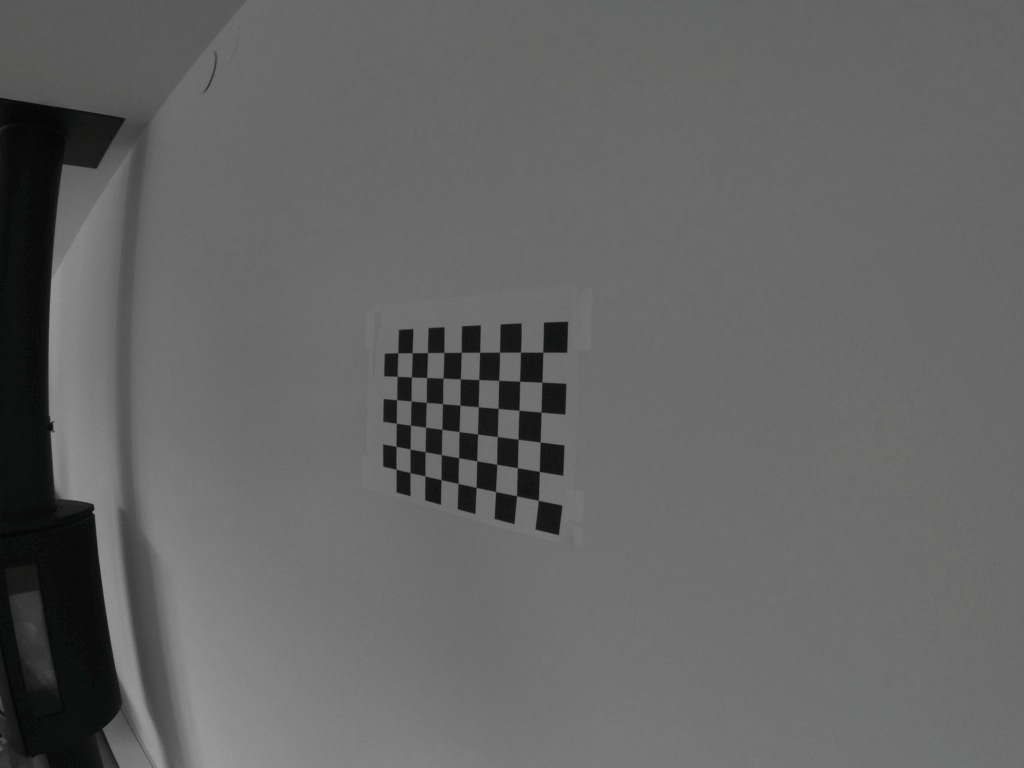
#> input picture lab06/calibration/GOPR0045.JPG, 1024 x 768 px; its folder holds only this picture in this run
$ python calibrate.py GOPR0045.JPG
#> lines starting #> are read from the running program, lines starting #| are printed output that depends on the picture; long printed decimals are rounded
#!/usr/bin/env python

from __future__ import print_function
import numpy as np
import cv2
import os

if __name__ == '__main__':
    import sys
    import getopt
    from glob import glob

    args, img_mask = getopt.getopt(sys.argv[1:], '', ['debug=', 'square_size='])
    args = dict(args)
    args.setdefault('--debug', './output/')
    args.setdefault('--square_size', 1.0)
    if not img_mask:
        img_mask = '*.JPG'
    else:
        img_mask = img_mask[0]

    img_names = glob(img_mask)
    debug_dir = args.get('--debug')
    if not os.path.isdir(debug_dir):
        os.mkdir(debug_dir)
    square_size = float(args.get('--square_size'))

    pattern_size = (9, 6)
    pattern_points = np.zeros((np.prod(pattern_size), 3), np.float32)
    pattern_points[:, :2] = np.indices(pattern_size).T.reshape(-1, 2)
    pattern_points *= square_size

    obj_points = []
    img_points = []
    h, w = 0, 0
    img_names_undistort = []
    for fn in img_names:
        print('processing %s... ' % fn, end='')
        img = cv2.imread(fn, 0)
        if img is None:
            print("Failed to load", fn)
            continue

        h, w = img.shape[:2]
        found, corners = cv2.findChessboardCorners(img, pattern_size)
#> found = True; corners = 54 rows, first 8: [538.3, 500.4], [516.5, 495.7], [495.6, 491.6], [476.1, 487.4], [458, 483.5], [441.1, 479.6], [424.8, 476.1], [410, 472.6]
        if found:
            term = (cv2.TERM_CRITERIA_EPS + cv2.TERM_CRITERIA_COUNT, 30, 0.1)
            cv2.cornerSubPix(img, corners, (5, 5), (-1, -1), term)

        if debug_dir:
            vis = cv2.cvtColor(img, cv2.COLOR_GRAY2BGR)
            cv2.drawChessboardCorners(vis, pattern_size, corners, found)
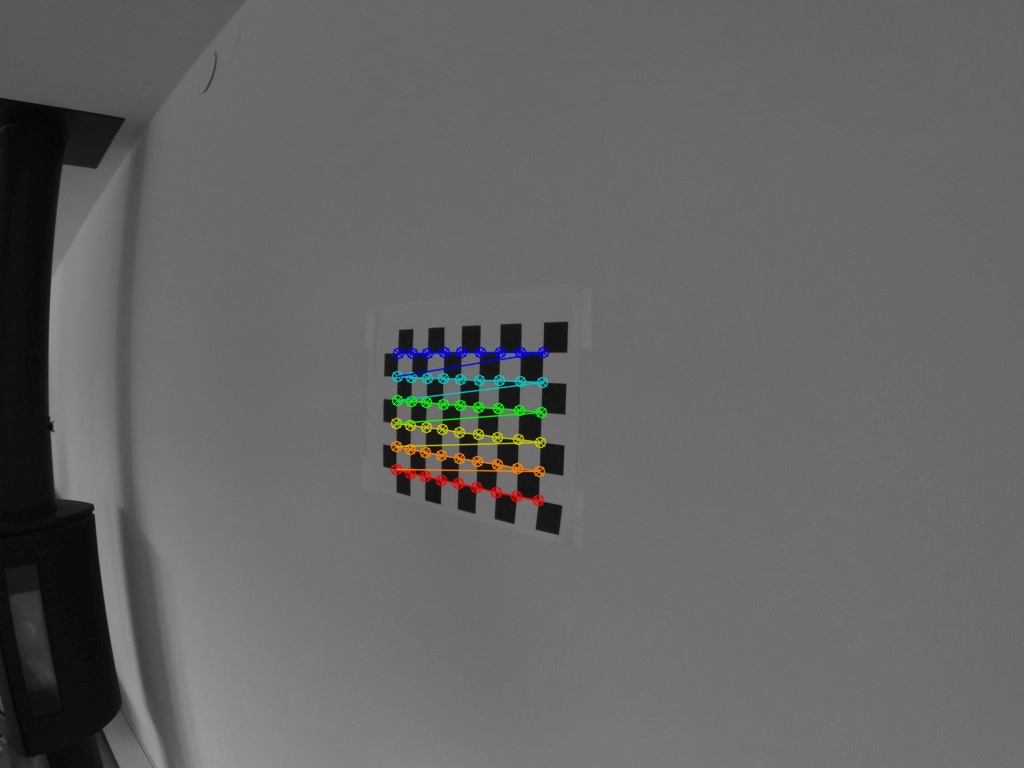
#> vis: shape (768, 1024, 3); mean B, G, R 100.3, 100.7, 100.5
            outfile = debug_dir + fn + '_chess.png'
            cv2.imwrite(outfile, vis)
            if found:
                img_names_undistort.append(outfile)

        if not found:
            print('chessboard not found')
            continue

        img_points.append(corners.reshape(-1, 2))
        obj_points.append(pattern_points)

        print('ok')

    # calculate camera distortion
    rms, camera_matrix, dist_coefs, rvecs, tvecs = cv2.calibrateCamera(obj_points, img_points, (w, h), None, None)
#> rms = 0.136; camera_matrix = [[248.8, 0, 526.6], [0, 311.3, 389.4], [0, 0, 1]]; dist_coefs = [[-0.102, 0.175, 0.00158, -0.00402, -0.331]]; rvecs = ([-0.526, 0.019, -3.06],); tvecs = ([0.5, 3.76, 10.44],)

    print("\nRMS:", rms)
#| RMS: 0.1358
    print("camera matrix:\n", camera_matrix)
#| camera matrix:
#|  [[248.843   0.         526.613]
#|  [  0.         311.299 389.383]
#|  [  0.           0.           1.        ]]
    print("distortion coefficients: ", dist_coefs.ravel())
#| distortion coefficients:  [-0.1021  0.1747  0.00158 -0.004017 -0.3312]

    # undistort the image with the calibration
    print('')
    for img_found in img_names_undistort:
        img = cv2.imread(img_found)

        h,  w = img.shape[:2]
        newcameramtx, roi = cv2.getOptimalNewCameraMatrix(camera_matrix, dist_coefs, (w, h), 1, (w, h))
#> newcameramtx = [[248.8, 0, 526.6], [0, 311.3, 389.4], [0, 0, 1]]; roi = (0, 0, 1023, 767)

        dst = cv2.undistort(img, camera_matrix, dist_coefs, None, newcameramtx)
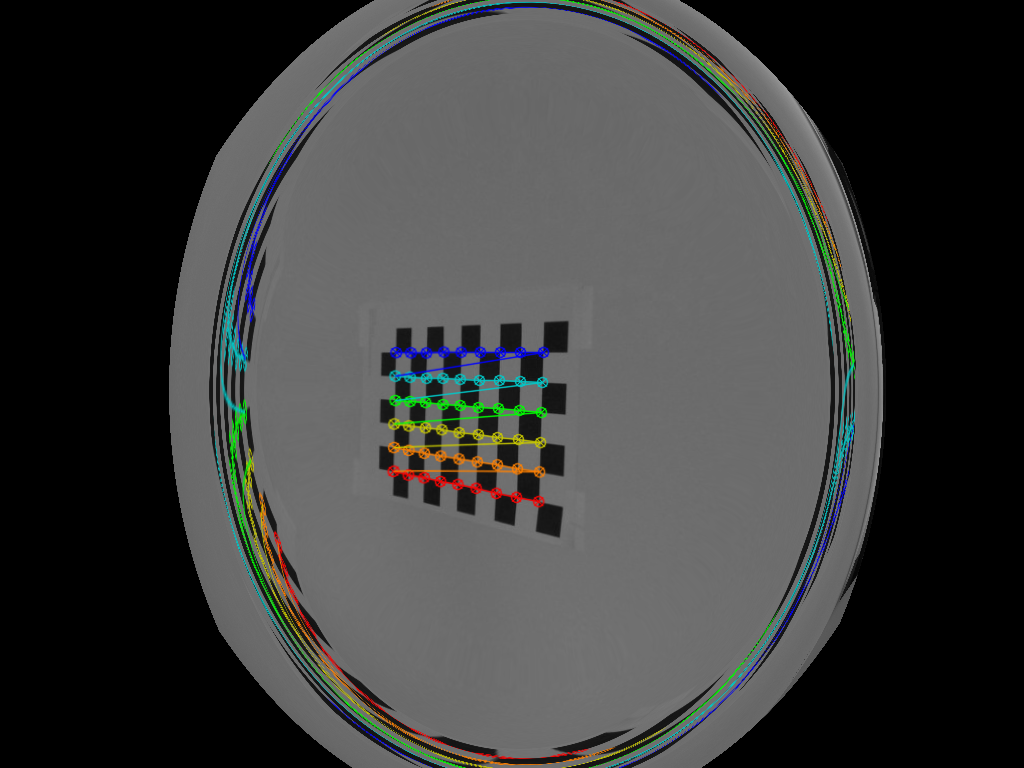
#> dst: shape (768, 1024, 3); mean B, G, R 59.8, 60.8, 59.7

        outfile = img_found + '_undistorted.png'
        print('Undistorted image written to: %s' % outfile)
        cv2.imwrite(outfile, dst)

    cv2.destroyAllWindows()

$ run again, on lab06/calibration/GOPR0049.JPG
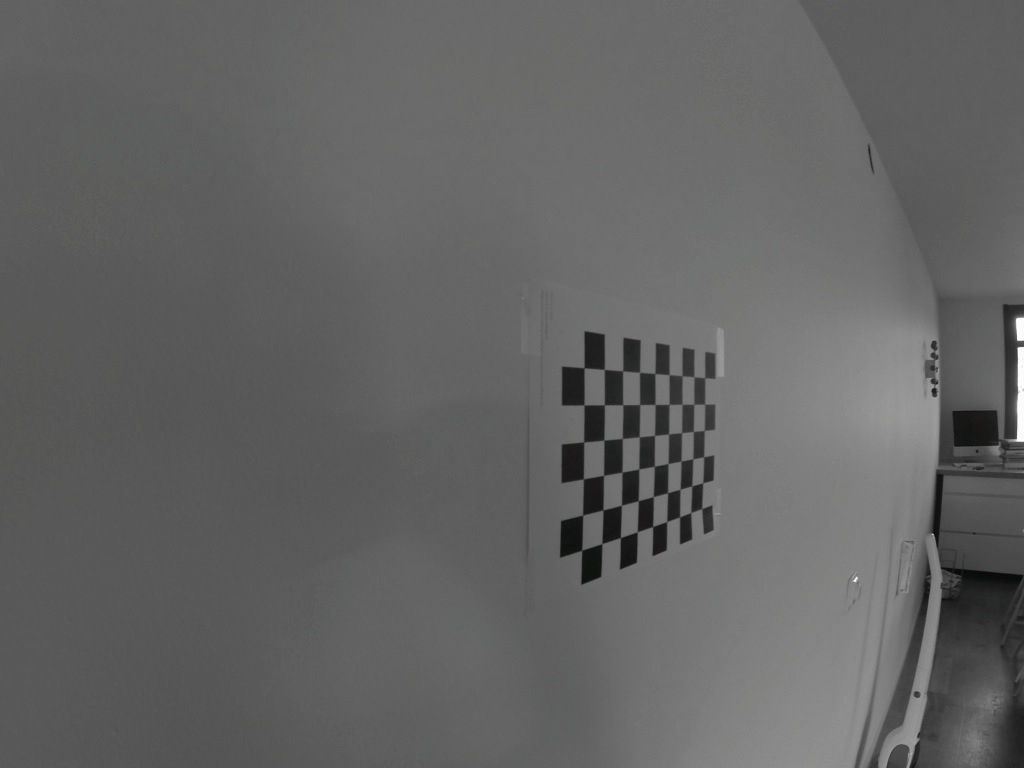
#> input picture lab06/calibration/GOPR0049.JPG, 1024 x 768 px
#> found = True; corners = 54 rows, first 8: [701.7, 508.8], [690.8, 512.5], [679.6, 516.8], [666.7, 521.5], [652.7, 526.5], [637.3, 531.8], [620.4, 537.4], [602.2, 543.7]
#> `cv2.drawChessboardCorners(vis, pattern_size, corners, found)`:
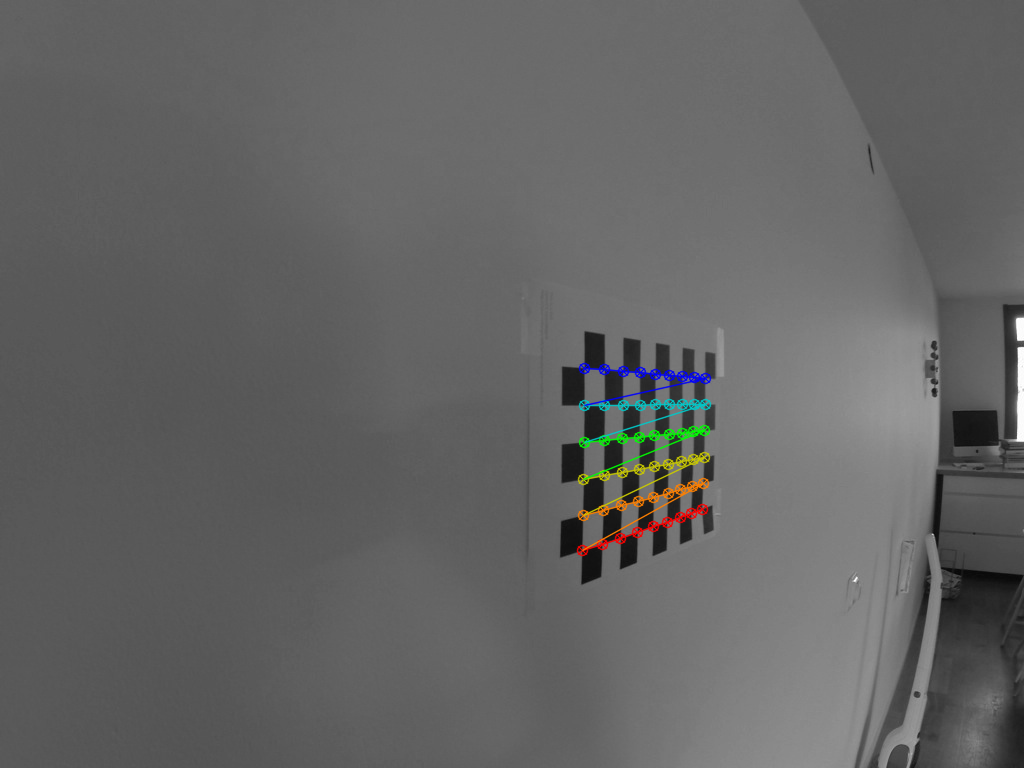
#> vis: shape (768, 1024, 3); mean B, G, R 99.4, 99.8, 99.6
#> rms = 0.151; camera_matrix = [[286, 0, 465], [0, 359.3, 408.7], [0, 0, 1]]; dist_coefs = [[-0.145, 0.116, -0.00188, 0.00893, -0.0669]]; rvecs = ([0.662, 0.019, -3.08],); tvecs = ([11.3, 3.85, 12.86],)
#| RMS: 0.1509
#| camera matrix:
#|  [[286.049   0.         464.955]
#|  [  0.         359.266   408.709]
#|  [  0.           0.           1.        ]]
#| distortion coefficients:  [-0.1447  0.1155 -0.001881  0.008928 -0.06685]
#> newcameramtx = [[286, 0, 465], [0, 278.8, 317.2], [0, 0, 1]]; roi = (0, 0, 1023, 595)
#> `dst = cv2.undistort(img, camera_matrix, dist_coefs, None, newcameramtx)`:
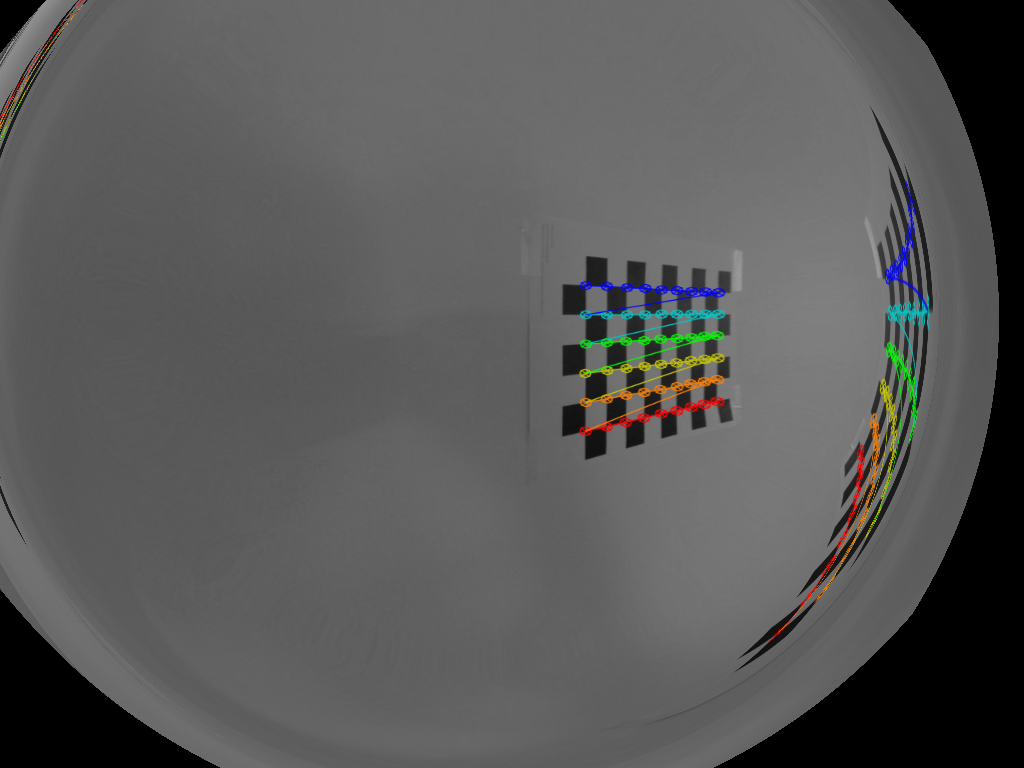
#> dst: shape (768, 1024, 3); mean B, G, R 88.1, 88.6, 88.5

$ run again, on lab06/calibration/GOPR0057.JPG
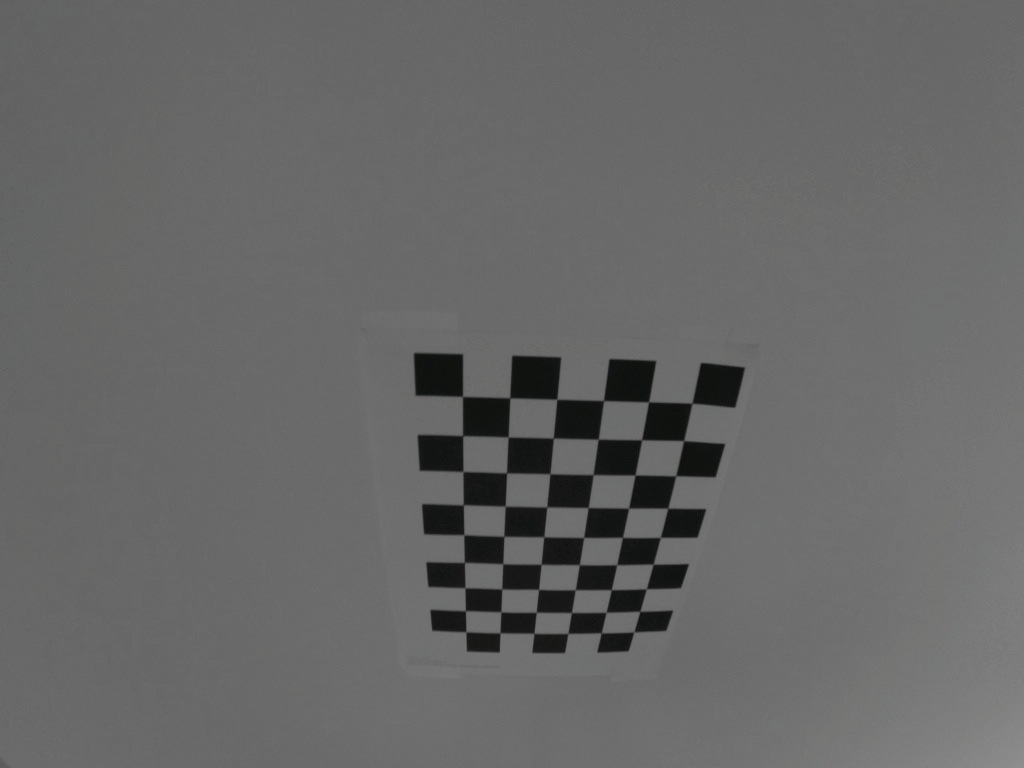
#> input picture lab06/calibration/GOPR0057.JPG, 1024 x 768 px
#> found = True; corners = 54 rows, first 8: [692, 403.5], [683.6, 440.6], [675.8, 475.7], [667.6, 508.2], [660.4, 537.3], [653.3, 564.3], [646.2, 588.8], [639.8, 611.4]
#> `cv2.drawChessboardCorners(vis, pattern_size, corners, found)`:
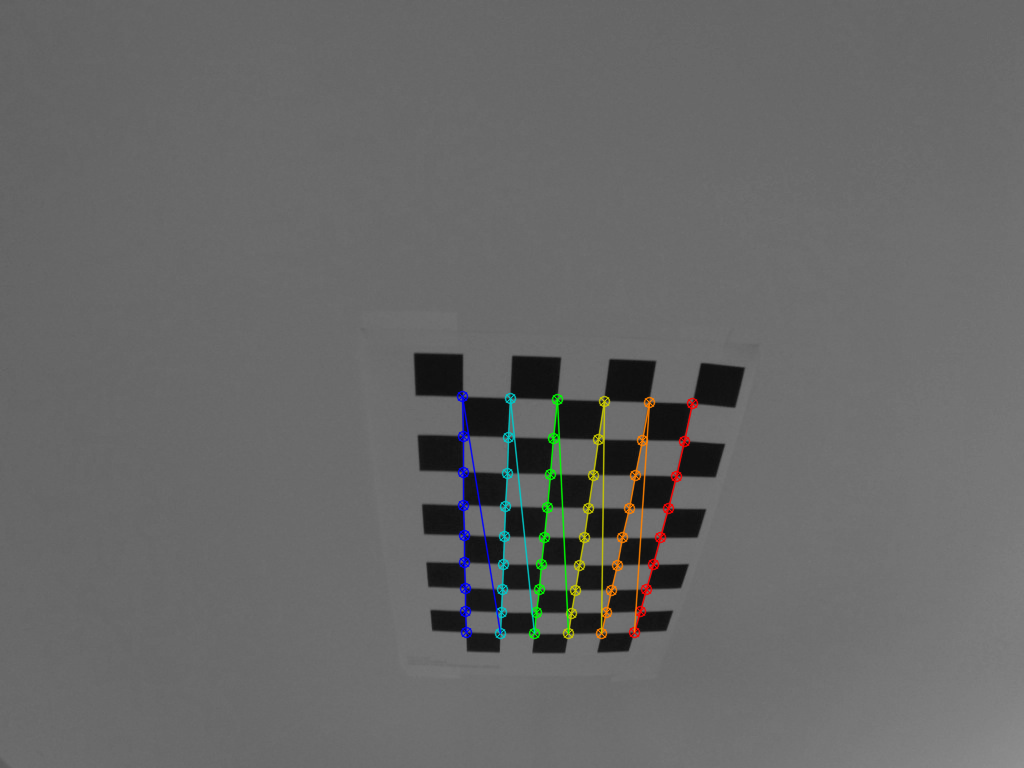
#> vis: shape (768, 1024, 3); mean B, G, R 102.9, 103.3, 103.1
#> rms = 0.171; camera_matrix = [[179.4, 0, 506], [0, 162.5, 349.6], [0, 0, 1]]; dist_coefs = [[-0.0316, 0.00232, 0.00863, 0.00176, -0.00026]]; rvecs = ([0.11, -0.121, 1.6],); tvecs = ([4.08, 1.26, 3.84],)
#| RMS: 0.1714
#| camera matrix:
#|  [[179.366   0.         506.041]
#|  [  0.         162.476 349.628]
#|  [  0.           0.           1.        ]]
#| distortion coefficients:  [-0.03165  0.002318  0.008629  0.001759 -0.0002603]
#> newcameramtx = [[179.4, 0, 506], [0, 87.97, 541], [0, 0, 1]]; roi = (0, 352, 1023, 415)
#> `dst = cv2.undistort(img, camera_matrix, dist_coefs, None, newcameramtx)`:
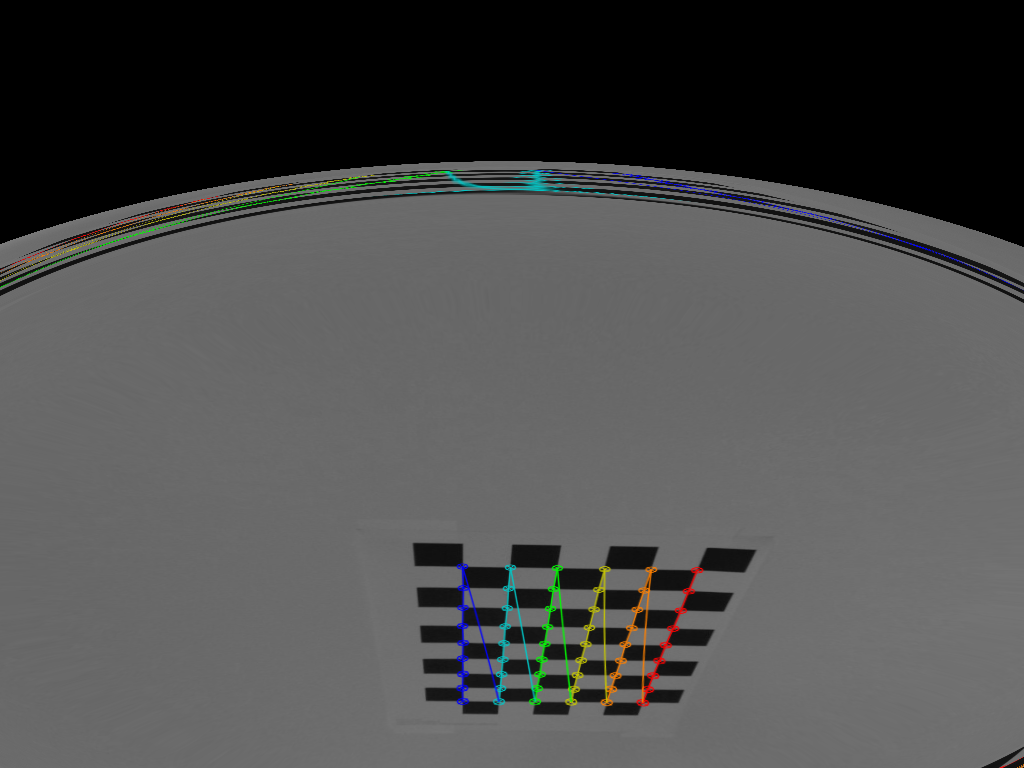
#> dst: shape (768, 1024, 3); mean B, G, R 76.5, 76.9, 76.5
